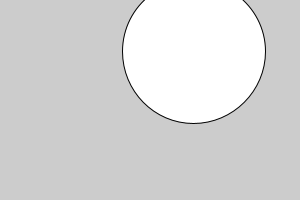
Frame 1 (no input)
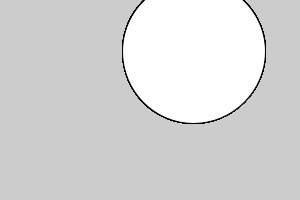
Frame 60 (the mouse pressed at the canvas centre just before this capture)
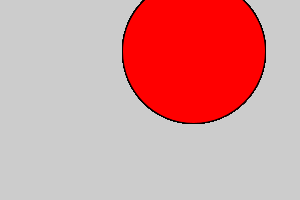
Frame 120 (the mouse held since frame 60 and released just before this capture)

The Processing sketch that drew these frames (run headless with seeded random() and noise(); from frame 60 on, the mouse is pressed at the canvas centre):

// Processing sketch: muis_binnen_cirkle
// ── muis_binnen_cirkle.pde
float cirkel_midden_x = 150;
float cirkel_midden_y = 100;
float cirkel_doorsnede = 150;
float cirkel_straal = 100;
void setup()
{
  size(300,200);
  cirkel_midden_x = random(width);
  cirkel_midden_y = random(height);
  cirkel_doorsnede = random(150);
  cirkel_straal = cirkel_doorsnede / 2;
}
void draw()
{
  fill(255);
  if(dist(mouseX,mouseY,cirkel_midden_x,cirkel_midden_y) < cirkel_straal)
  {
    fill(255, 0, 0);
  }
  ellipse(cirkel_midden_x,cirkel_midden_y,cirkel_doorsnede,cirkel_doorsnede);
}
